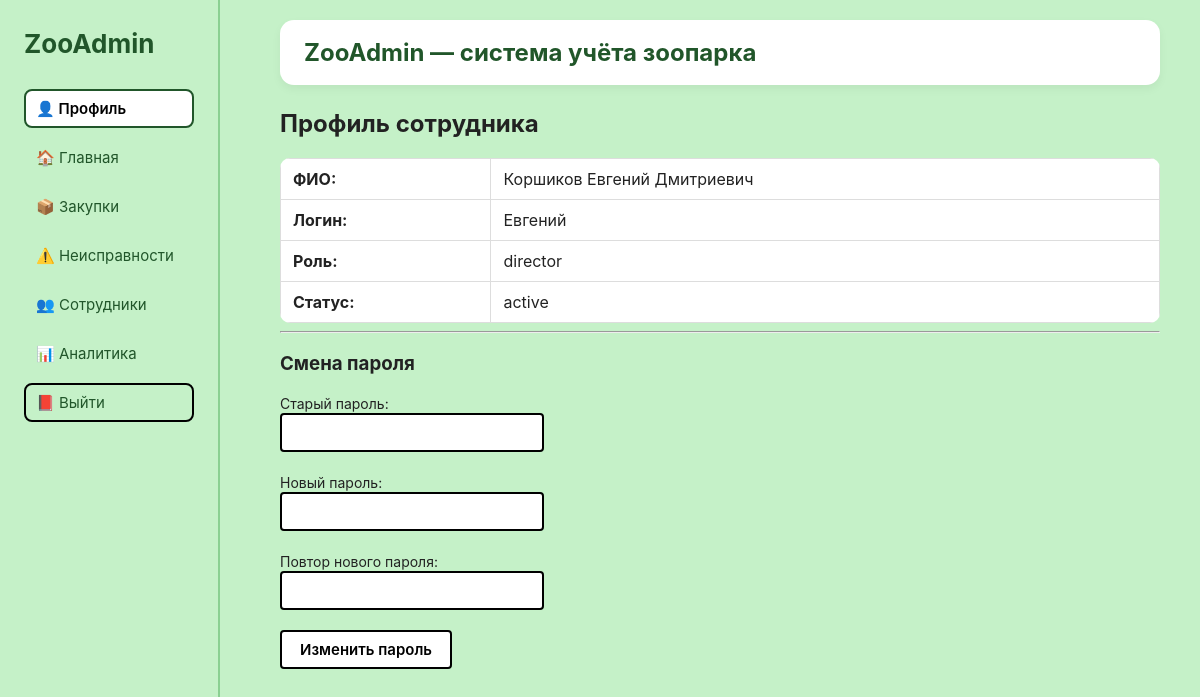
The page /profile (signed in) on the database its author committed.
### tables this page shows
CREATE TABLE employees (
        id INTEGER PRIMARY KEY AUTOINCREMENT,
        full_name TEXT NOT NULL,
        username TEXT UNIQUE NOT NULL,
        password TEXT NOT NULL,
        phone TEXT,
        role TEXT DEFAULT 'zootechnician', -- роли: manager, director, zootechnician, admin
        status TEXT DEFAULT 'active'
    );

### auth.py (the view)
@router.get("/profile", response_class=HTMLResponse)
async def profile_page(request: Request):
    if "current_user_id" not in session_data:
        return RedirectResponse(url="/login", status_code=303)
    user_id = session_data["current_user_id"]
    conn = get_connection()
    cursor = conn.cursor()
    cursor.execute("SELECT * FROM employees WHERE id=?", (user_id,))
    user = cursor.fetchone()
    conn.close()
    return templates.TemplateResponse(
        "profile.html",
        {"request": request, "title": "Профиль сотрудника", "user": user}
    )

### templates/profile.html (shortened to what this page needs)
{% extends "base.html" %}
{% block content %}
<h2>Профиль сотрудника</h2>
<table cellpadding="8">
<tr>
    <td><strong>ФИО:</strong></td>
    <td>{{ user.full_name }}</td>
</tr>
<tr>
    <td><strong>Логин:</strong></td>
    <td>{{ user.username }}</td>
</tr>
<tr>
    <td><strong>Роль:</strong></td>
    <td>{{ user.role }}</td>
</tr>
<tr>
    <td><strong>Статус:</strong></td>
    <td>{{ user.status }}</td>
</tr>
</table>
<hr>
<h3>Смена пароля</h3>
<form method="post" action="/profile/update">
    <label>Старый пароль:</label><br>
    <input type="password" name="old_password" required><br><br>
    <label>Новый пароль:</label><br>
    <input type="password" name="new_password" required><br><br>
    <label>Повтор нового пароля:</label><br>
    <input type="password" name="confirm_password" required><br><br>
    <button type="submit">Изменить пароль</button>
</form>
{% endblock %}

### static/style.css (style rules this page uses)
body { margin: 0; font-family: -apple-system, BlinkMacSystemFont, "Segoe UI", Roboto, Arial, sans-serif; background: #c5f1c8; color: #222; }
input, select, textarea, button { font-family: inherit; font-size: 15px; }
label { font-size: 14px; }
input, select, textarea { padding: 8px 10px; border-radius: 4px; border: 2px solid #000; background: white; min-width: 220px; }
button, .btn { padding: 8px 18px; border-radius: 4px; border: 2px solid #000; background: white; font-weight: 600; cursor: pointer; }
table { background: white; border-collapse: collapse; width: 100%; margin-top: 20px; border-radius: 10px; overflow: hidden; }
table th, table td { border: 1px solid #ddd; padding: 10px 12px; }

### rows shown on the page
employees: full_name "Коршиков Евгений Дмитриевич", username "Евгений", role "director", status "active"
